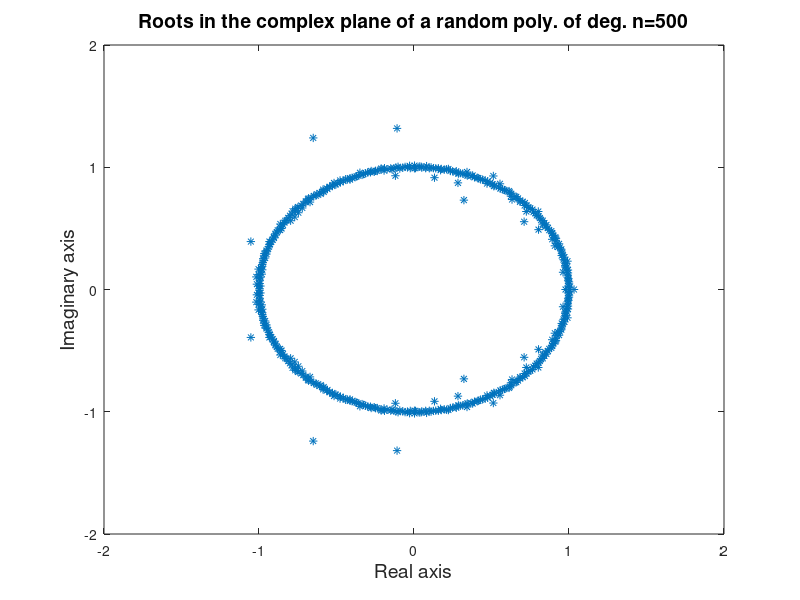

Here is the MATLAB script that generated this plot:
% Class: MACM 316 - computing roots of polynomials
% Description: Computes the roots of a degree n polynomial with random
% coefficients (normally distributed)
% Instructor: Ben Adcock

clear all; close all;

nmax = 500; % Max polynomial degree
nstep = 100; % Stepsize for n

figure(1);

for n = nstep:nstep:nmax
a = randn(1,n); % Random coefficients
r = roots(a); % Compute the roots

% Plot the roots in the complex plane
plot(real(r),imag(r),'*');
axis([-2 2 -2 2]);
title(['Roots in the complex plane of a random poly. of deg. n=' num2str(n)],'fontsize',14);
xlabel('Real axis','fontsize',14);
ylabel('Imaginary axis','fontsize',14);
pause;

end